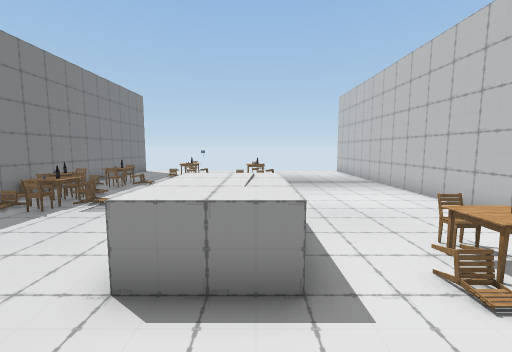
View 1 (above)

13 first-person views from a walk through a Unity game level. The camera is 1.5 m above the floor, tilts 6° down and sees 90° across. The floor is counted in squares, 1 m on a side. Each view is taken from the middle of a square. On the plan, view 1 faces up. The plan holds only what a view shows up to about 13 squares ahead; the rest is blank. The place goes on beyond the plan. The player character is not drawn.

View 2
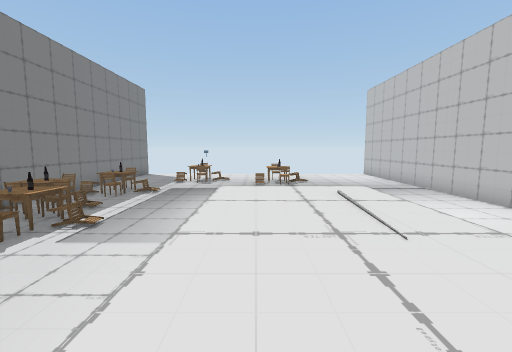

View 3
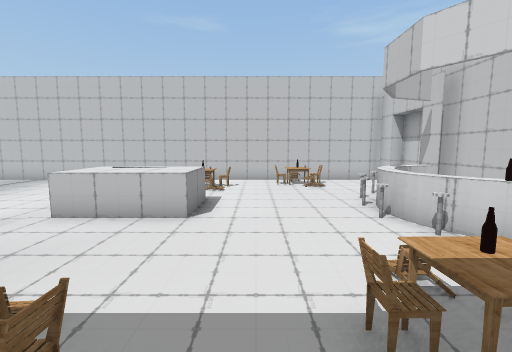

View 4
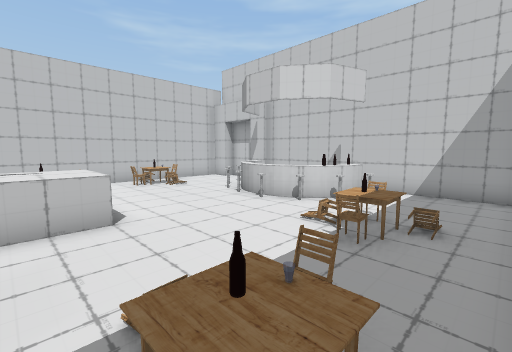

View 5
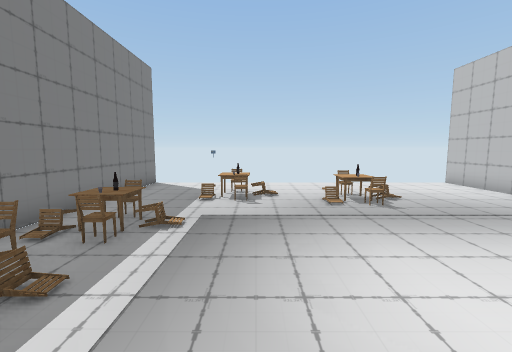

View 6
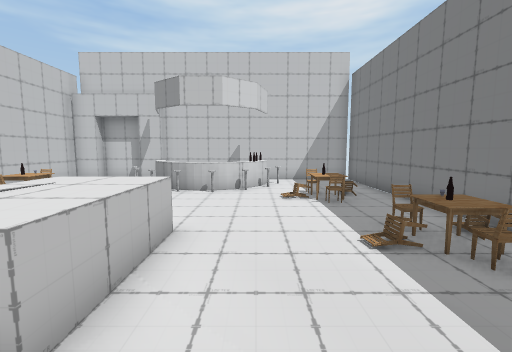

View 7
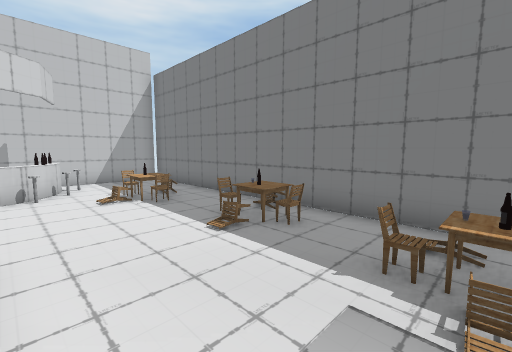

View 8
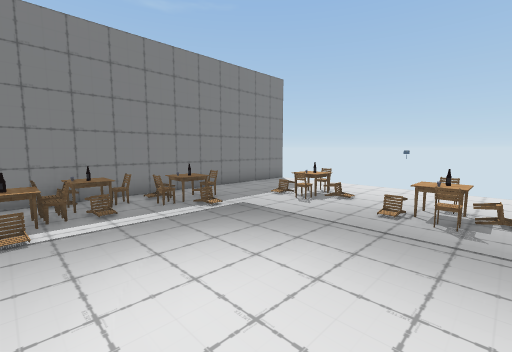

View 9
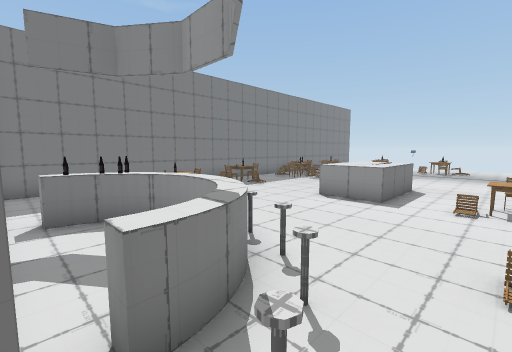

View 10
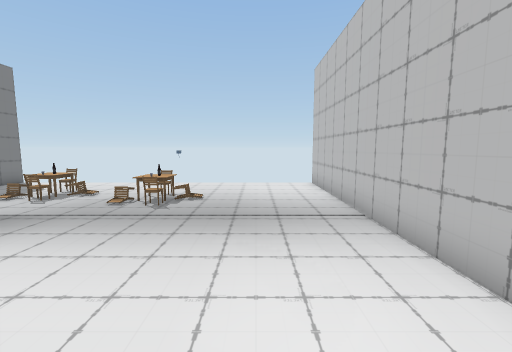

View 11
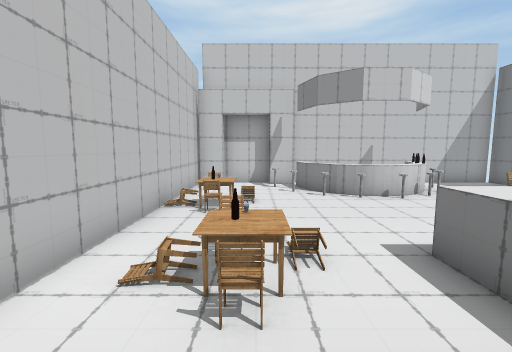

View 12
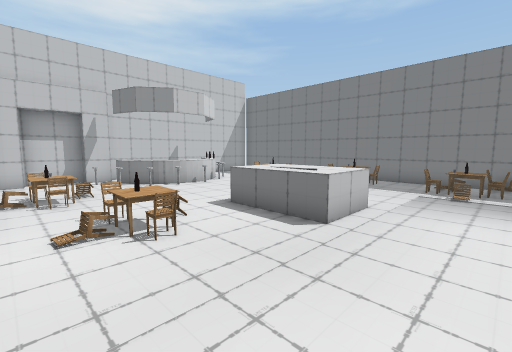

View 13
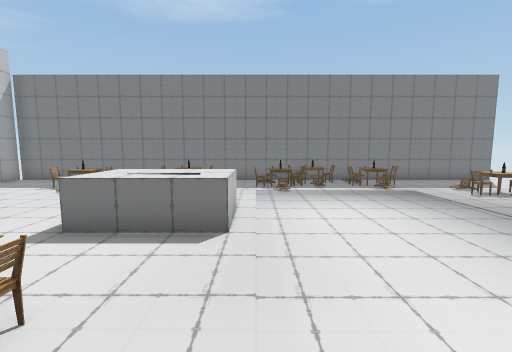

### Floor plan
Key: @ floor where view 1 was taken; # wall or solid block; x gap in a wall; . floor; / step, stairs or slope; = window, fence, low wall or low ledge; ^ raised ledge; C chair; O other object.
Columns run from 8 left of view 1 to 6 right of it. Each row starts with its distance up from view 1.
 18 #             #
 17 #.............#
 16 #.............#
 15 #...C...C.....#
 14 #...CC..C.....#
 13 #....../C.....#
 12 #.C...........#
 11 #.CC..........#
 10 #.............#
  9 #CC...........#
  8 #CC...........#
  7 #.CC..........#
  6 #..C..........#
  5 #......^^.....#
  4 #.O....^^..O..#
  3 #.O....^^..O..#
  2 #.C........C..#
  1 #.............#
  0 #..C....@...C.#
 -1 #.CC........CC#
 -2 #....=====..C.#
 -3 #....#=.===...#
 -4 #...=#...^x...#
 -5 #.........#..##
 -6 ##############

Positions as (right, up) in squares from view 1, and headings:
1: (0, 0), facing up
2: (-1, 2), facing up
3: (-7, 1), facing right
4: (-7, 4), facing down-right
5: (-3, 6), facing up
6: (-3, 7), facing down
7: (-2, 7), facing down-left
8: (1, 7), facing up-left
9: (3, -5), facing up-left
10: (3, 6), facing up
11: (3, 6), facing down
12: (5, 8), facing down-left
13: (5, 6), facing left
